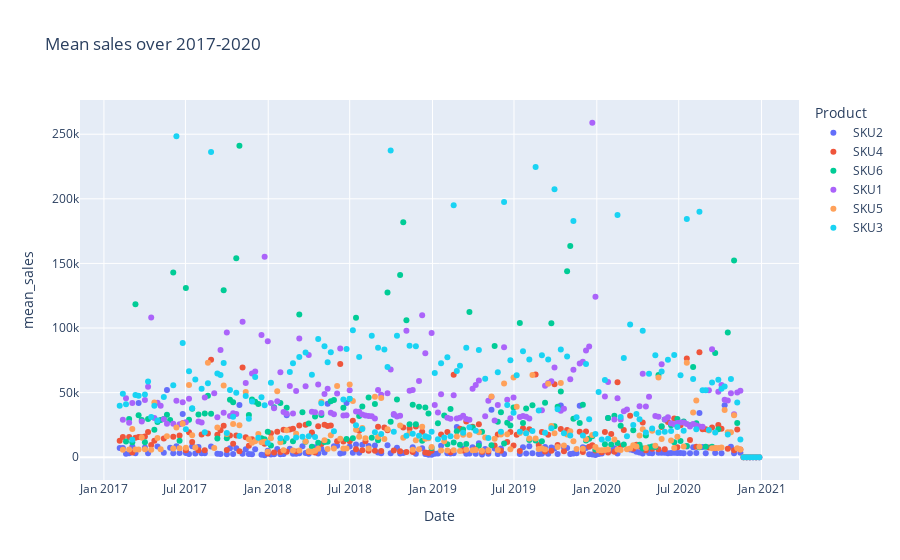

The code cell stored with this chart in its notebook:
### Code cell
df.groupby(['Product', 'Date']).agg(mean_sales = ('Sales','mean')).reset_index().plot.scatter(x='Date', y='mean_sales', color="Product", title="Mean sales over 2017-2020")

### Figure 1 — Plotly figure (JSON) as saved in the notebook; plotly's stock layout.template omitted (floating-point values rounded to 4 significant figures; data arrays with more than 128 entries replaced by an {"elided": "..."} marker saying what was removed)
{"data": [{"hovertemplate": "Product=SKU2<br>Date=%{x}<br>mean_sales=%{y}<extra></extra>", "legendgroup": "SKU2", "marker": {"color": "#636efa", "symbol": "circle"}, "mode": "markers", "name": "SKU2", "orientation": "v", "showlegend": true, "type": "scatter", "x": {"elided": "171 str values"}, "xaxis": "x", "y": {"elided": "171 int values"}, "yaxis": "y"}, {"hovertemplate": "Product=SKU4<br>Date=%{x}<br>mean_sales=%{y}<extra></extra>", "legendgroup": "SKU4", "marker": {"color": "#EF553B", "symbol": "circle"}, "mode": "markers", "name": "SKU4", "orientation": "v", "showlegend": true, "type": "scatter", "x": {"elided": "163 str values"}, "xaxis": "x", "y": {"elided": "163 int values"}, "yaxis": "y"}, {"hovertemplate": "Product=SKU6<br>Date=%{x}<br>mean_sales=%{y}<extra></extra>", "legendgroup": "SKU6", "marker": {"color": "#00cc96", "symbol": "circle"}, "mode": "markers", "name": "SKU6", "orientation": "v", "showlegend": true, "type": "scatter", "x": {"elided": "156 str values"}, "xaxis": "x", "y": {"elided": "156 int values"}, "yaxis": "y"}, {"hovertemplate": "Product=SKU1<br>Date=%{x}<br>mean_sales=%{y}<extra></extra>", "legendgroup": "SKU1", "marker": {"color": "#ab63fa", "symbol": "circle"}, "mode": "markers", "name": "SKU1", "orientation": "v", "showlegend": true, "type": "scatter", "x": {"elided": "167 str values"}, "xaxis": "x", "y": {"elided": "167 int values"}, "yaxis": "y"}, {"hovertemplate": "Product=SKU5<br>Date=%{x}<br>mean_sales=%{y}<extra></extra>", "legendgroup": "SKU5", "marker": {"color": "#FFA15A", "symbol": "circle"}, "mode": "markers", "name": "SKU5", "orientation": "v", "showlegend": true, "type": "scatter", "x": {"elided": "168 str values"}, "xaxis": "x", "y": {"elided": "168 int values"}, "yaxis": "y"}, {"hovertemplate": "Product=SKU3<br>Date=%{x}<br>mean_sales=%{y}<extra></extra>", "legendgroup": "SKU3", "marker": {"color": "#19d3f3", "symbol": "circle"}, "mode": "markers", "name": "SKU3", "orientation": "v", "showlegend": true, "type": "scatter", "x": {"elided": "175 str values"}, "xaxis": "x", "y": {"elided": "175 int values"}, "yaxis": "y"}], "layout": {"legend": {"title": {"text": "Product"}, "tracegroupgap": 0}, "title": {"text": "Mean sales over 2017-2020"}, "xaxis": {"anchor": "y", "domain": [0, 1], "title": {"text": "Date"}}, "yaxis": {"anchor": "x", "domain": [0, 1], "title": {"text": "mean_sales"}}}}
